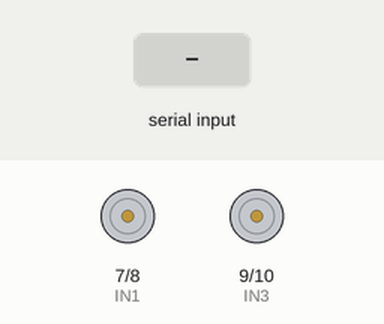
Simulated run of this sketch. Board: Arduino Uno, built with avr-gcc and run on an emulated ATmega328P. Parts: motor-driver pin pairs drawn as motors (green arrow = first pin HIGH = forward, orange = second pin HIGH = backward, longer = more drive, scaled by the enable pin). The test bench sets the inputs (shaded band).

Above: at 1.2 s.
1.3 s: "F" received over Serial
At 2.3 s:
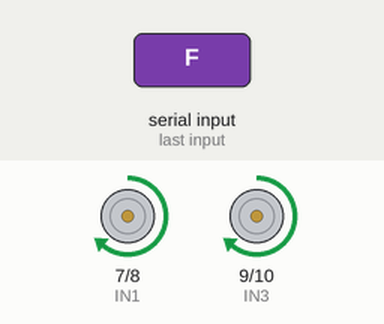
2.8 s: "B" received over Serial
At 3.5 s:
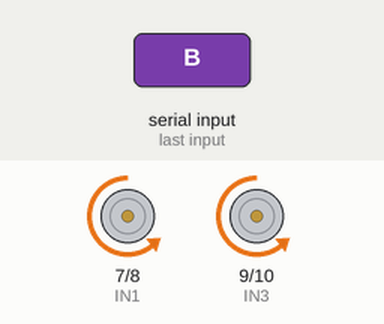
4.3 s: "R" received over Serial
At 4.6 s:
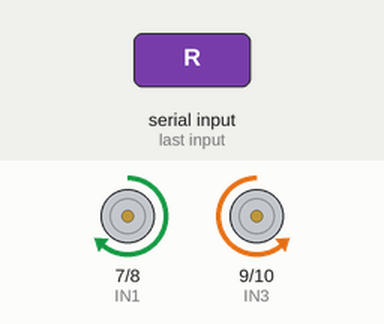
Timing chart, 0 to 7.3 s (numbered marks = the images above; inputs shaded):
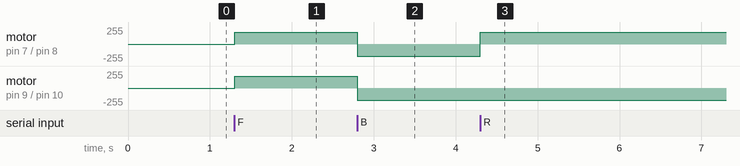

The sketch:

Gesture_Control_Robot_Arduino.ino
```cpp
#define ENA 5
#define IN1 7
#define IN2 8
#define ENB 6
#define IN3 9
#define IN4 10
int motorSpeed = 180;
void setup() {
pinMode(ENA, OUTPUT); pinMode(IN1, OUTPUT); pinMode(IN2, OUTPUT);
pinMode(ENB, OUTPUT); pinMode(IN3, OUTPUT); pinMode(IN4, OUTPUT);
stopMotors();
Serial.begin(9600);
}
void loop() {
if (Serial.available() > 0) {
char command = Serial.read();
switch (command) {
  case 'F': forward(); break;
  case 'B': backward(); break;
  case 'R': rightTurn(); break;
  case 'S': stopMotors(); break;
  default: stopMotors(); break;
}
}
}
void forward() {
digitalWrite(IN1, HIGH); digitalWrite(IN2, LOW);
analogWrite(ENA, motorSpeed);
digitalWrite(IN3, HIGH); digitalWrite(IN4, LOW);
analogWrite(ENB, motorSpeed);
}
void backward() {
digitalWrite(IN1, LOW); digitalWrite(IN2, HIGH);
analogWrite(ENA, motorSpeed);
digitalWrite(IN3, LOW); digitalWrite(IN4, HIGH);
analogWrite(ENB, motorSpeed);
}
void rightTurn() {
digitalWrite(IN1, HIGH); digitalWrite(IN2, LOW);
analogWrite(ENA, motorSpeed);
digitalWrite(IN3, LOW); digitalWrite(IN4, HIGH);
analogWrite(ENB, motorSpeed);
}
void stopMotors() {
analogWrite(ENA, 0); analogWrite(ENB, 0);
digitalWrite(IN1, LOW); digitalWrite(IN2, LOW);
digitalWrite(IN3, LOW); digitalWrite(IN4, LOW);
}
```

Measured:
- after the input at 1.3 s, motor on pin 7 (IN1) / pin 8 (IN2), motor on pin 9 (IN3) / pin 10 (IN4): stopped → forward 180/255 at once
- after the input at 2.8 s, motor on pin 7 (IN1) / pin 8 (IN2), motor on pin 9 (IN3) / pin 10 (IN4): forward 180/255 → backward 180/255 at once
- after the input at 4.3 s, motor on pin 7 (IN1) / pin 8 (IN2): backward 180/255 → forward 180/255 at once
